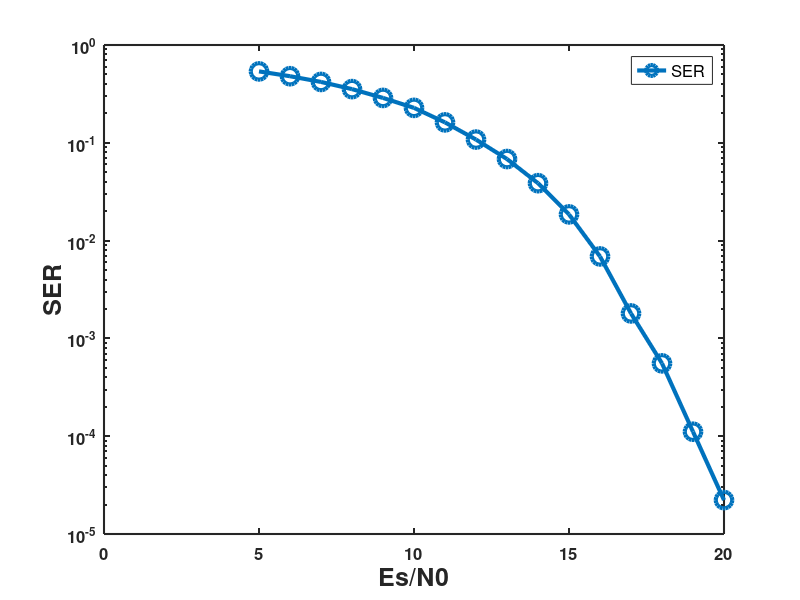
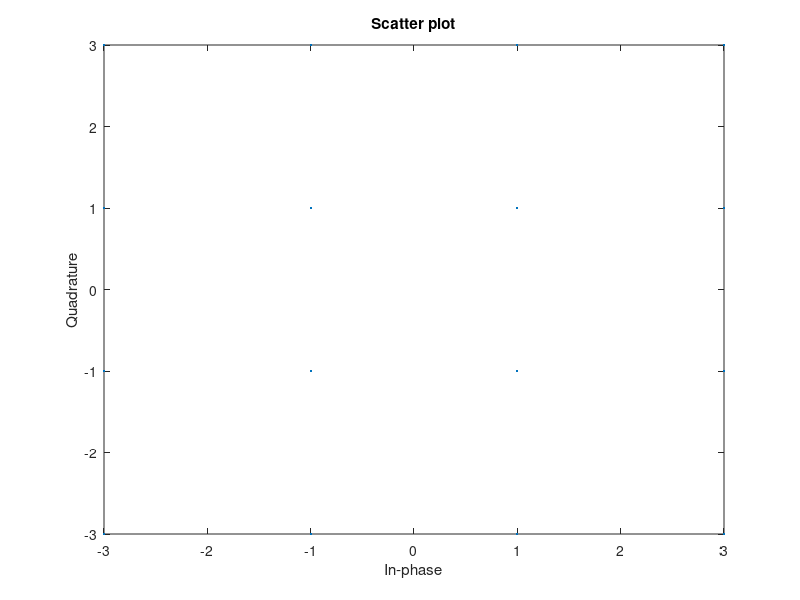
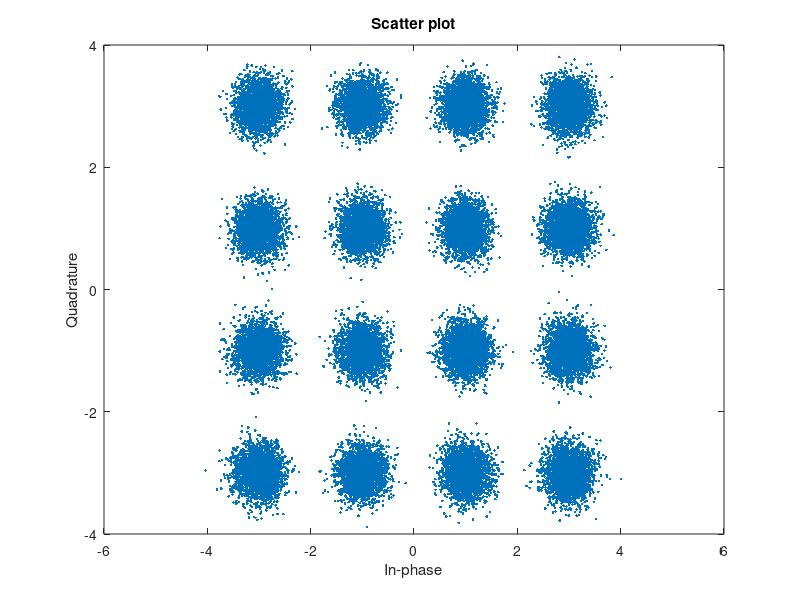

Write MATLAB code to recreate these figures, in order.
clear all;clc;

symbolNum = 45000; %一共有幾個符號
M = 16; %Order 表示16QAM
graycode = [0 1 3 2 4 5 7 6 12 13 15 14 8 9 11 10]; %定義格雷映射, Decimal
EsN0 = 5:20; %符號能量噪聲比, db
snr = 10.^(EsN0/10); %db轉為非線性
msg = randi([0,15],1,symbolNum); %隨機產生symbolNum個0~15的符號
graycode_msg = graycode(msg+1); %格雷映射
msg_mod = qammod(graycode_msg,M); %使用qamod函數, 得到調變後的符號
scatterplot(msg_mod);%画出星座点图
%{
[-3+3i, -3+1i, -3-1i, -3-3i,
-1+3i, -1+1i, -1-1i, -1-3i,
 1+3i,  1+1i,  1-1i,  1-3i,
 3+3i,  3+1i,  3-1i,  3-3i] 
%}
spow = norm(msg_mod).^2/symbolNum; %a+bj取norm的平方,即功率;功率除以符號數得到平均功率
for i=1:length(EsN0)
    sigma = sqrt(spow/(2*snr(i)));
    % 星座點圖乘以隨機長度高斯白噪聲 
    rx = msg_mod+sigma*(randn(1,length(msg_mod))+1i*randn(1,length(msg_mod))); 
    
    y = qamdemod(rx,M); %使用qamdemod函數, 解調rx, 轉為對應的點
    graycode_decmsg = graycode(y+1); %格雷逆映射
    [errBit(i), BER(i)] = biterr(msg, graycode_decmsg, log2(M)); %比較bit誤差
    [errSym(i), SER(i)] = symerr(msg, graycode_decmsg); %比較符號誤差
end

scatterplot(rx);%画出星座点图

figure()
%ber仿真值，ser比特仿真值，ber1理论误比特率，ser1理论误码率
%semilogy(EsN0,BER,'o' ,EsN0,SER,'*',EsN0,ser1,'-',EsN0,ber1,'-.');
semilogy(EsN0,SER,'-o' ,'LineWidth',3,'MarkerSize',12);
set(gca,'FontSize',12,'fontweight','bold','linewidth',1.5);
%title('16QAM-AWGN')
xlabel('Es/N0','Interpreter','tex', 'FontSize', 18, 'fontweight','bold');
ylabel('SER','Interpreter','tex', 'FontSize', 18, 'fontweight','bold');
legend('SER','FontSize', 12);
%legend('ber simulation','ser simulation','ser theory' ,'ber theory');
saveas(gcf,"16QAM.png");